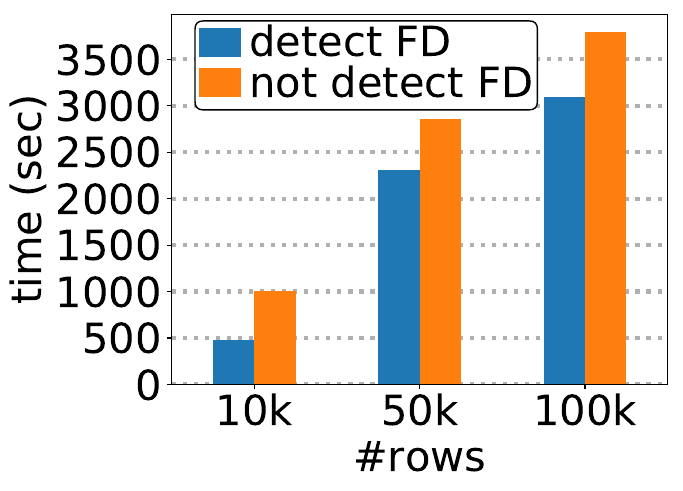

Write Python code to recreate this figure.
import pandas as pd
import statsmodels.formula.api as sm
import matplotlib
matplotlib.use('PDF')
import pylab as pl
from numpy import arange,power

def main():
    df=pd.read_csv('crime_fd_on_off.csv',nrows=6)
    off=list(df.query('fd_on==\'f\'')['total'])
    on=list(df.query('fd_on==\'t\'')['total'])
    index=list(df['size'].unique())
    
    pl.ioff()
    

    compare=pd.DataFrame({'fd_check_on':on,'fd_check_off':off},index=index)
    ax=compare.plot.bar()

    legend = ax.legend(bbox_to_anchor=(0.005, 1.04),prop={'size': 30},labels=['detect FD','not detect FD'],loc=2,
              borderpad=0.1,labelspacing=0,handlelength=1,handletextpad=0.2,
              columnspacing=0.5,framealpha=1)
    legend.get_frame().set_edgecolor('black')
    
    # axis labels and tics
    ax.set_ylabel('time (sec)', fontsize=30)
    ax.set_xlabel('#rows', fontsize=30)

    for tick in ax.xaxis.get_major_ticks():
        tick.label.set_fontsize(30) 

    for tick in ax.yaxis.get_major_ticks():
        tick.label.set_fontsize(30) 

    pl.xticks(rotation=0)    

    # grid
    ax.yaxis.grid(which='major',linewidth=3.0,linestyle=':')
    ax.set_axisbelow(True)

    
    pl.show()
    pl.savefig("crime_fd_on_off.pdf", bbox_inches='tight')
    
if __name__=="__main__":
    main()
